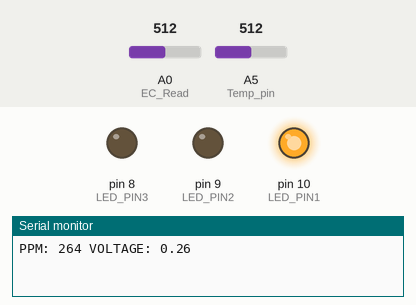
Simulated run of this sketch. Board: Arduino Uno, built with avr-gcc and run on an emulated ATmega328P. Shown: output pins drawn as LEDs (lit = HIGH), the last lines printed to the serial monitor. The test bench sets the inputs (shaded band); at power-on: A0 (EC_Read) = 512, A5 (Temp_pin) = 512. Pins used as bus, display or sensor lines are not drawn.

Above: at 1.2 s.
1.3 s: A0 (EC_Read) set to 329
13.2 s: A0 (EC_Read) set to 300
At 19.2 s:
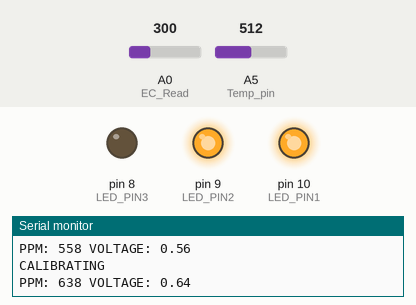
19.5 s: A5 (Temp_pin) set to 202
25.2 s: A5 (Temp_pin) set to 186
At 30.9 s:
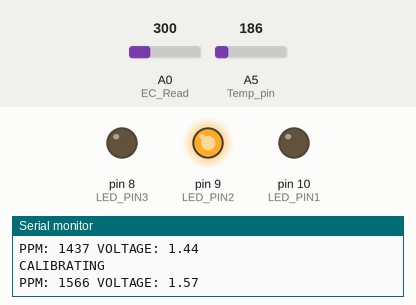
31.5 s: A0 (EC_Read) set to 177
37.2 s: A0 (EC_Read) set to 146
At 42.6 s:
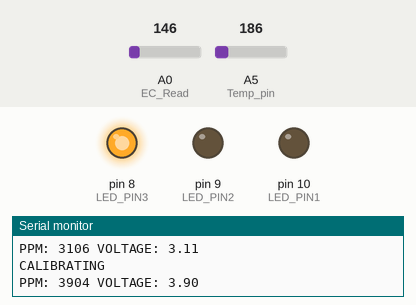
Timing chart, 0 to 44.1 s (numbered marks = the images above; inputs shaded):
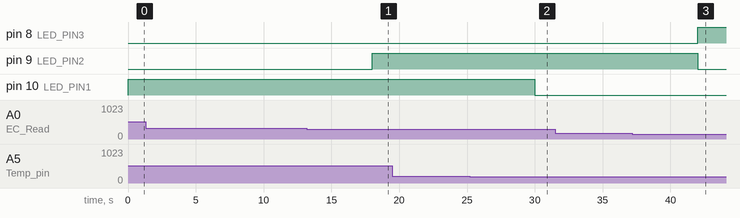

The sketch:

main.ino
```cpp
#define LED_PIN3 8
#define LED_PIN2 9
#define LED_PIN1 10

int R1= 1000;
int EC_Read = A0;
int ECPower = A1;
int Temp_pin = A5;
float Temp_C;
float Temp_F;
float Temp1_Value = 0;
float Temp_Coef = 0.019;
float Calibration_PPM =1080 ;
float K=1.89;
float PPM_Con=0.5;
float CalibrationEC= (Calibration_PPM*2)/1000;
float Temperature;
float EC;
float EC_at_25;
int ppm;
int ppm2;
float A_to_D= 0;
float Vin= 5;
float Vdrop= 0;
float R_Water;
float Value=0;

int iter = 0;
int sum = 0;

void setup() {
  Serial.begin(9600);
  pinMode(EC_Read,INPUT);
  pinMode(ECPower,OUTPUT);
  pinMode(LED_PIN1, OUTPUT);
  pinMode(LED_PIN2, OUTPUT);
  pinMode(LED_PIN3, OUTPUT);
  digitalWrite(LED_PIN1, HIGH);
  digitalWrite(LED_PIN2, HIGH);
  digitalWrite(LED_PIN3, HIGH);
}

void loop() {
  iter += 1;
  GetEC();
  delay(6000);
  if (iter == 12) {
    Serial.print("SUM: ");
    Serial.print(sum / 12);
  }
  if (iter < 12) {
    Serial.print("CALIBRATING");
    Serial.print("\n");
  }
}

void GetEC() {
  int val;
  double Temp;

  val=analogRead(Temp_pin);
  Temp = log(((10240000/val) - 10000));
  Temp = 1 / (0.001129148 + (0.000234125 + (0.0000000876741 * Temp * Temp ))* Temp);
  Temp_C = Temp - 273.15; // Kelvin to Celsius
  Temp_F = (Temp_C * 9.0)/ 5.0 + 32.0; // Celsius to Fahrenheit
  Temp1_Value = Temp_C;
  Temperature = Temp_C;
  digitalWrite(ECPower,HIGH);
  A_to_D= analogRead(EC_Read);
  A_to_D= analogRead(EC_Read);
  digitalWrite(ECPower,LOW);
  Vdrop= (Vin*A_to_D) / 1024.0;
  R_Water = (Vdrop*R1) / (Vin-Vdrop);
  EC = 1000/ (R_Water*K);
  EC_at_25 = EC / (1+ Temp_Coef*(Temperature-25.0));
  ppm=((EC_at_25)*(PPM_Con*1000));

  Serial.print("PPM: ");
  Serial.print(ppm);
  float voltage;
  voltage = EC_at_25 * PPM_Con;
  Serial.print(" VOLTAGE: ");
  Serial.print(voltage);
  Serial.print("\n");
  if (ppm <= 600 and ppm > 0) {
    digitalWrite(LED_PIN1, HIGH);
    digitalWrite(LED_PIN2, LOW);
    digitalWrite(LED_PIN3, LOW);
  }

  if (ppm <= 1500 and ppm > 600) {
     digitalWrite(LED_PIN1, HIGH);
     digitalWrite(LED_PIN2, HIGH);
     digitalWrite(LED_PIN3, LOW);
  }

  if (ppm <= 3400 and ppm > 1500) {
    digitalWrite(LED_PIN1, LOW);
    digitalWrite(LED_PIN2, HIGH);
    digitalWrite(LED_PIN3, LOW);
  }

  if (ppm <= 5000 and ppm > 3400) {
    digitalWrite(LED_PIN1, LOW);
    digitalWrite(LED_PIN2, LOW);
    digitalWrite(LED_PIN3, HIGH);
  }

  if (iter > 3) {
    sum += ppm;
  }
}
```

Measured:
- the behaviour switches between 313 and 312 on A0 (EC_Read) (found by bisection; images 0 and 1)
- the behaviour switches between 194 and 193 on A5 (Temp_pin) (found by bisection; images 1 and 2)
- the behaviour switches between 165 and 164 on A0 (EC_Read) (found by bisection; images 2 and 3)
- after the input at 13.2 s, pin 9 (LED_PIN2): LOW → HIGH after 4.8 s
- after the input at 25.2 s, pin 10 (LED_PIN1): HIGH → LOW after 4.8 s
- after the input at 37.2 s, pin 8 (LED_PIN3): LOW → HIGH after 4.8 s; pin 9 (LED_PIN2): HIGH → LOW after 4.8 s
